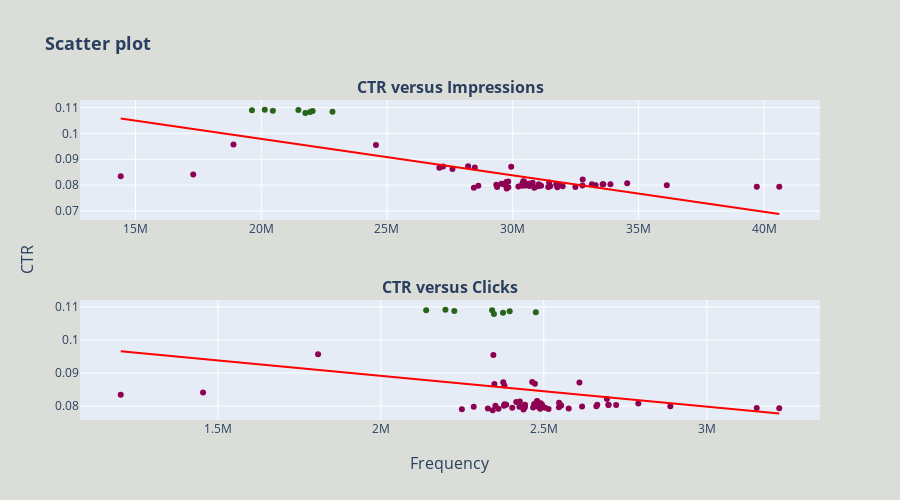

Source (notebook cell):
### Code cell
#CTR is correlated with impression and clicks

fig = make_subplots(rows=2, cols=1, y_title = "CTR", x_title = "Frequency", subplot_titles=("<b>CTR versus Impressions<b>", "<b>CTR versus Clicks<b>"))
fig.update_layout(title = "<b>Scatter plot<b>",height = 500, showlegend=False, paper_bgcolor = '#DADDD8', titlefont = {'size':18})

color = [
    -1 if v < 0.10 else 1 
    for v in df.ctr
]

colorscale = [[0.0, 'red'], [0.5, 'green'], [1.0, 'blue']]

fig1 = px.scatter(df, x='impression', y='ctr', labels = {"impression" : '<b>Impressions<b>', "ctr" : '<b>CTR<b>'}, title = "<b>CTR versus total number of users<b>",
          trendline = 'ols', trendline_color_override='red',  hover_data = ['date'], color = color, color_continuous_scale = colorscale)
points = fig1.data[0]
trendline = fig1.data[1]
fig.add_trace(points, row=1, col=1)
fig.add_trace(trendline, row=1, col=1)


fig2 = px.scatter(df, x='click', y='ctr', labels = {"total_users" : '<b>Total Users<b>', "click" : '<b>Clicks<b>'}, title = "<b>Impressions versus total number of users<b>",
          trendline = 'ols', trendline_color_override='red',  hover_data = ['date'], color = color, color_discrete_sequence = colorscale)
points = fig2.data[0]
trendline = fig2.data[1]
fig.add_trace(points, row=2, col=1)
fig.add_trace(trendline, row=2, col=1)

fig.update(layout_coloraxis_showscale=False)
